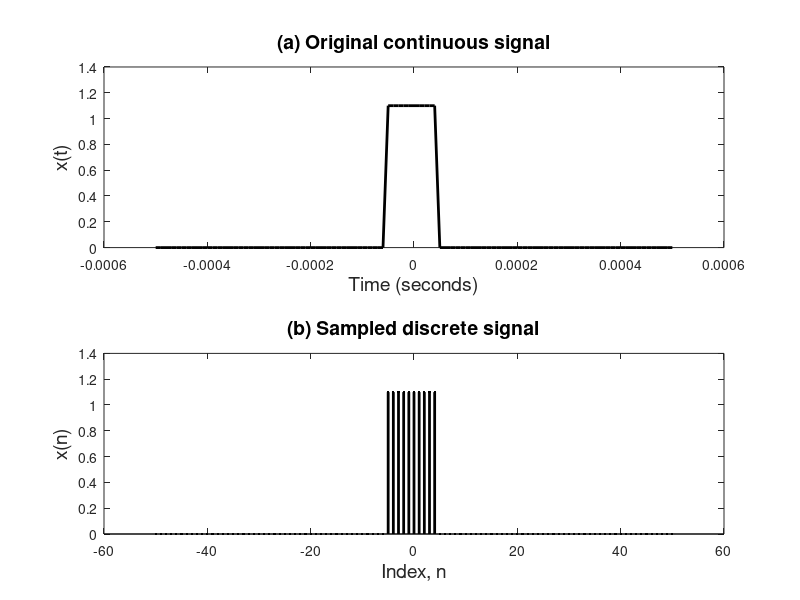
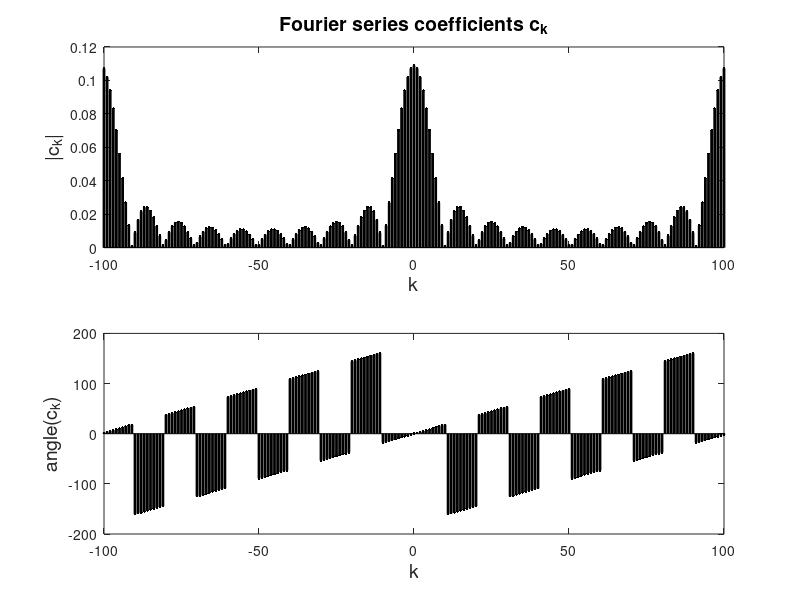
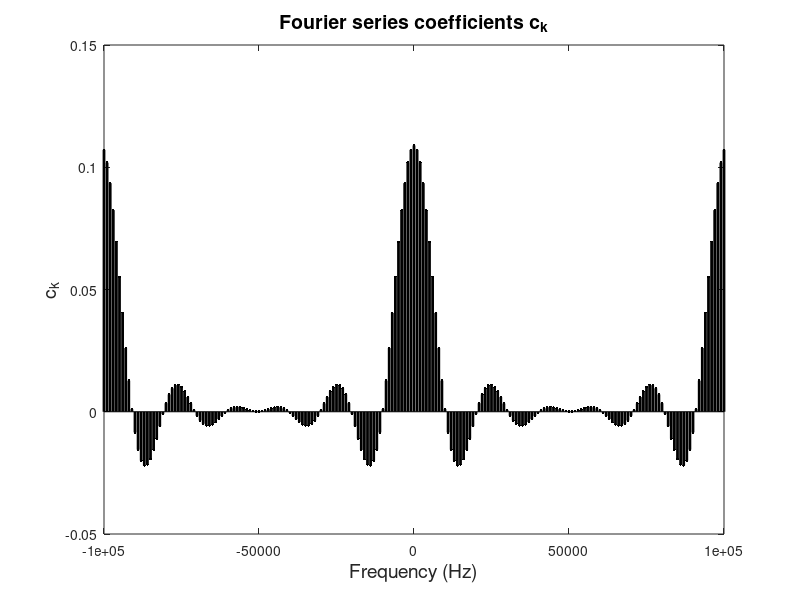
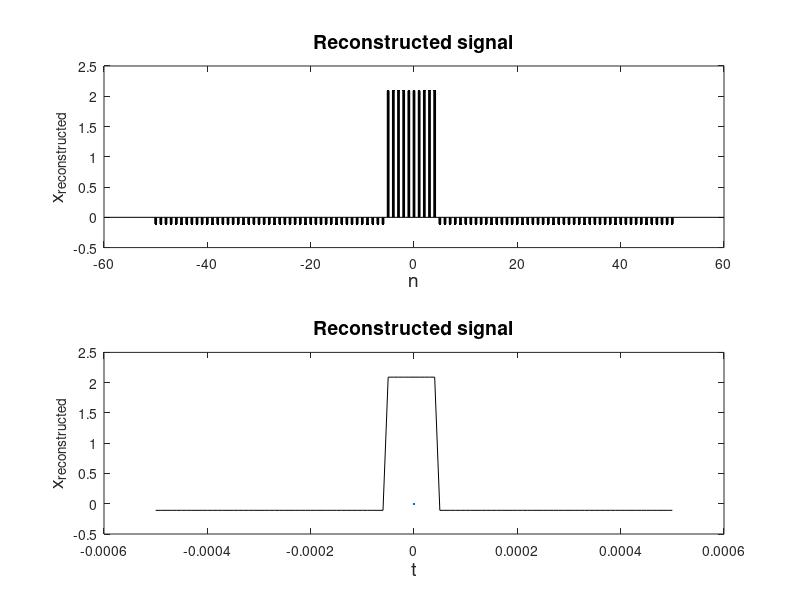

The MATLAB source for these figures, in order:
clc; clear; close all;
format compact;

% Variables
Fs = 100e3;
dt = 1 / Fs;
PulseTrainPeriod = 1e-3;
DutyCycle = .1;
PulseWidth = DutyCycle * PulseTrainPeriod;
freqAnalog = 1 / PulseTrainPeriod;
timeInterval = -PulseTrainPeriod / 2 : dt : PulseTrainPeriod / 2;
n = timeInterval / dt;
L = PulseWidth / dt;
RectangularPulse = zeros(1, length(timeInterval));
RectangularPulse((abs(n) <= L / 2)) = 1.1;

figure(1)
subplot(211)
plot(timeInterval, RectangularPulse, 'k', 'linewidth', 2)
xlabel('Time (seconds)', 'fontsize', 14);
ylabel('x(t)', 'fontsize', 14);
title('(a) Original continuous signal', 'fontsize', 14);
subplot(212)
stem(n, RectangularPulse, '.k', 'linewidth', 2)
xlabel('Index, n', 'fontsize', 14);
ylabel('x(n)', 'fontsize', 14);
title('(b) Sampled discrete signal', 'fontsize', 14);


N = length(RectangularPulse);
if ~(mod(N, 2))
    k = -N : N;
else
    k = -(N - 1) : N - 1;
end
c = zeros(1, length(k));
for j1 = 1 : length(k)
    for j2 = 1 : length(RectangularPulse)
        c(j1) = c(j1) + 1 / N * RectangularPulse(j2) * exp(-1i * 2 * pi * k(j1) * n(j2) / N);
    end
end
figure(2)
subplot(211)
stem(k, abs(c), '.k', 'linewidth', 2);xlabel('k', 'fontsize', 14);
ylabel('|c_k|', 'fontsize', 14);
title('Fourier series coefficients c_k', 'fontsize', 14);
subplot(212)
stem(k, angle(c) * 180 / pi, '.k', 'linewidth', 2)
xlabel('k', 'fontsize', 14),
ylabel('angle(c_k)', 'fontsize', 14)

figure(3)
stem(k * freqAnalog, c, '.k', 'linewidth', 2);
xlabel('Frequency (Hz)', 'fontsize', 14);
ylabel('c_k', 'fontsize',14);
title('Fourier series coefficients c_k', 'fontsize', 14);

tReconMax = PulseTrainPeriod / 2;
tRecon = -tReconMax : dt : tReconMax;
nRecon = tRecon / dt;
RectangularPulseRecon = zeros(1, length(nRecon));
for j1 = 1 : length(k)
    for j2 = 1 : length(RectangularPulseRecon)
        RectangularPulseRecon(j2) = RectangularPulseRecon(j2) + c(j1) * exp(1i * 2 * pi * k(j1) * nRecon(j2) / N);
    end
end

figure(4)
subplot(211)
stem(nRecon, RectangularPulseRecon, '.k', 'linewidth', 2)
xlabel('n', 'fontsize', 14);
ylabel('x_{reconstructed}', 'fontsize', 14);
title('Reconstructed signal', 'fontsize', 14);
subplot(212)
plot(tRecon, RectangularPulseRecon, 'k', 0, 0, 'linewidth', 2)
xlabel('t', 'fontsize', 14);
ylabel('x_{reconstructed}', 'fontsize', 14);
title('Reconstructed signal', 'fontsize', 14);
